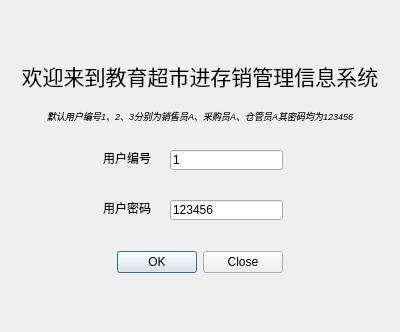
<?xml version="1.0" encoding="UTF-8"?>
<ui version="4.0">
 <class>Form</class>
 <widget class="QWidget" name="Form">
  <property name="geometry">
   <rect>
    <x>0</x>
    <y>0</y>
    <width>400</width>
    <height>332</height>
   </rect>
  </property>
  <property name="windowTitle">
   <string>登录</string>
  </property>
  <property name="layoutDirection">
   <enum>Qt::LeftToRight</enum>
  </property>
  <widget class="QLabel" name="titleLabel">
   <property name="geometry">
    <rect>
     <x>0</x>
     <y>50</y>
     <width>400</width>
     <height>51</height>
    </rect>
   </property>
   <property name="font">
    <font>
     <family>华文中宋</family>
     <pointsize>16</pointsize>
    </font>
   </property>
   <property name="layoutDirection">
    <enum>Qt::RightToLeft</enum>
   </property>
   <property name="text">
    <string>欢迎来到教育超市进存销管理信息系统</string>
   </property>
   <property name="textFormat">
    <enum>Qt::PlainText</enum>
   </property>
   <property name="alignment">
    <set>Qt::AlignCenter</set>
   </property>
  </widget>
  <widget class="QLabel" name="uidLabel">
   <property name="geometry">
    <rect>
     <x>100</x>
     <y>150</y>
     <width>54</width>
     <height>16</height>
    </rect>
   </property>
   <property name="text">
    <string>用户编号</string>
   </property>
   <property name="alignment">
    <set>Qt::AlignCenter</set>
   </property>
  </widget>
  <widget class="QLabel" name="uPwdLabel">
   <property name="geometry">
    <rect>
     <x>100</x>
     <y>200</y>
     <width>54</width>
     <height>16</height>
    </rect>
   </property>
   <property name="text">
    <string>用户密码</string>
   </property>
   <property name="alignment">
    <set>Qt::AlignCenter</set>
   </property>
  </widget>
  <widget class="QLineEdit" name="uidEdit">
   <property name="geometry">
    <rect>
     <x>170</x>
     <y>150</y>
     <width>113</width>
     <height>20</height>
    </rect>
   </property>
   <property name="text">
    <string>1</string>
   </property>
  </widget>
  <widget class="QLineEdit" name="uPwdEdit">
   <property name="geometry">
    <rect>
     <x>170</x>
     <y>200</y>
     <width>113</width>
     <height>20</height>
    </rect>
   </property>
   <property name="text">
    <string>123456</string>
   </property>
  </widget>
  <widget class="QDialogButtonBox" name="buttonBox">
   <property name="geometry">
    <rect>
     <x>100</x>
     <y>250</y>
     <width>200</width>
     <height>24</height>
    </rect>
   </property>
   <property name="standardButtons">
    <set>QDialogButtonBox::Close|QDialogButtonBox::Ok</set>
   </property>
   <property name="centerButtons">
    <bool>true</bool>
   </property>
  </widget>
  <widget class="QLabel" name="label">
   <property name="geometry">
    <rect>
     <x>0</x>
     <y>100</y>
     <width>400</width>
     <height>31</height>
    </rect>
   </property>
   <property name="font">
    <font>
     <pointsize>7</pointsize>
     <italic>true</italic>
    </font>
   </property>
   <property name="text">
    <string>默认用户编号1、2、3分别为销售员A、采购员A、仓管员A其密码均为123456</string>
   </property>
   <property name="scaledContents">
    <bool>false</bool>
   </property>
   <property name="alignment">
    <set>Qt::AlignCenter</set>
   </property>
   <property name="wordWrap">
    <bool>true</bool>
   </property>
  </widget>
 </widget>
 <resources/>
 <connections/>
</ui>
